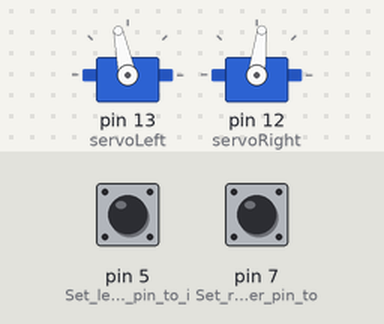
The sketch below on a simulated Arduino Uno, built with avr-gcc and run on an emulated ATmega328P. Shown: 2 × servo. The inputs (shaded band) are chosen by the test bench; at power-on: pin 5 (Set_left_whisker_pin_to_i) HIGH, pin 7 (Set_right_whisker_pin_to) HIGH. Random numbers use the default seed unless the sketch sets one.

Above: at 1.2 s.
1.3 s: pin 5 (Set_left_whisker_pin_to_i) pulled LOW for 0.15 s
At 1.7 s:
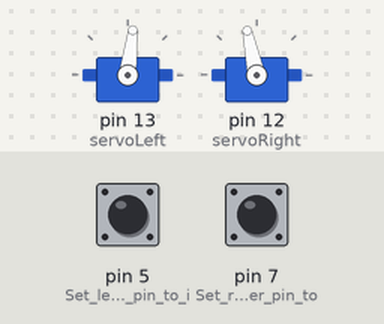
3.8 s: pin 7 (Set_right_whisker_pin_to) pulled LOW for 3.2 s
At 4.7 s:
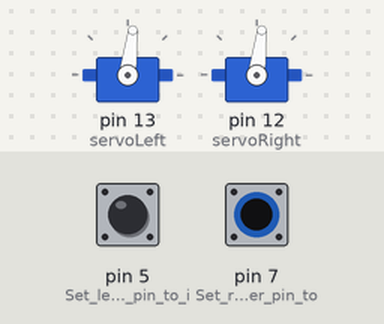
8.8 s: pin 5 (Set_left_whisker_pin_to_i) pulled LOW for 3.2 s
At 9.7 s:
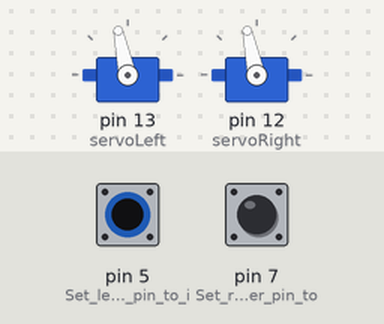
Timing chart, 0 to 14.3 s (numbered marks = the images above; inputs shaded):
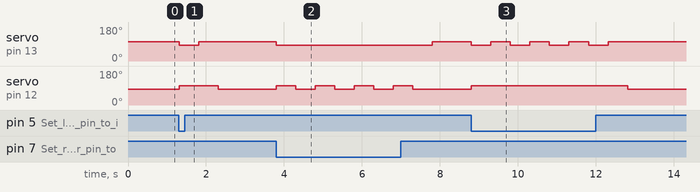

Measured:
- after the input at 1.3 s, servo on pin 13 (servoLeft): 102° → 83° at once, → 102° 0.50 s later; servo on pin 12 (servoRight): 83° → 102° at once, → 83° 1.0 s later
- after the input at 3.8 s, servo on pin 13 (servoLeft): 102° → 83° at once, → 102° 4.0 s later; servo on pin 12 (servoRight): alternates 102° for 0.50 s and 83° for 0.50 s, 8 changes in all, then stays 83°, starting at once
- after the input at 8.8 s, servo on pin 13 (servoLeft): alternates 102° for 0.50 s and 83° for 0.50 s, 8 changes in all, then stays 102°, starting at once; servo on pin 12 (servoRight): 83° → 102° at once, → 83° 4.0 s later

The sketch:

WhiskersLabyrinth.ino
```cpp
// Robotics with the BOE Shield - RoamingWithWhiskers
// Go forward.  Back up and turn if whiskers indicate BOE Shield bot bumped
// into something.

#include <Servo.h>                           // Include servo library

Servo servoLeft;                             // Declare left and right servos
Servo servoRight;

void setup()                                 // Built-in initialization block
{
  pinMode(7, INPUT);                         // Set right whisker pin to input
  pinMode(5, INPUT);                         // Set left whisker pin to input

  //tone(4, 3000, 1000);                       // Play tone for 1 second
  //delay(1000);                               // Delay to finish tone

  servoLeft.attach(13);                      // Attach left signal to pin 13
  servoRight.attach(12);                     // Attach right signal to pin 12
}

void loop()                                  // Main loop auto-repeats
{
  byte wLeft = digitalRead(5);               // Copy left result to wLeft
  byte wRight = digitalRead(7);              // Copy right result to wRight

  if((wLeft == 0) && (wRight == 0))          // If both whiskers contact
  {
    backward(500);                           // Back up 1 second
    int i = random(1,2);
    if(i == 1)
      {
        turnLeft(600);                      // Turn left about 90 degrees
        }
        else
        {
        turnRight(600);                   // Turn right about 90 degrees
        }
      }

  else if(wLeft == 0)                        // If only left whisker contact
  {
    backward(500);                          // Back up 1 second
    turnRight(500);                          // Turn right about 30 degrees
  }
  else if(wRight == 0)                       // If only right whisker contact
  {
    backward(500);                          // Back up 1 second
    turnLeft(500);                           // Turn left about 30 degrees
  }
  else                                       // Otherwise, no whisker contact
  {
    forward(20);                             // Forward 1/50 of a second
  }
}

void forward(int time)                       // Forward function
{
  servoLeft.writeMicroseconds(1600);         // Left wheel counterclockwise
  servoRight.writeMicroseconds(1400);        // Right wheel clockwise
  delay(time);                               // Maneuver for time ms
}

void turnLeft(int time)                      // Left turn function
{
  servoLeft.writeMicroseconds(1400);         // Left wheel clockwise
  servoRight.writeMicroseconds(1400);        // Right wheel clockwise
  delay(time);                               // Maneuver for time ms
}

void turnRight(int time)                     // Right turn function
{
  servoLeft.writeMicroseconds(1600);         // Left wheel counterclockwise
  servoRight.writeMicroseconds(1600);        // Right wheel counterclockwise
  delay(time);                               // Maneuver for time ms
}

void backward(int time)                      // Backward function
{
  servoLeft.writeMicroseconds(1400);         // Left wheel clockwise
  servoRight.writeMicroseconds(1600);        // Right wheel counterclockwise
  delay(time);                               // Maneuver for time ms
}
```
